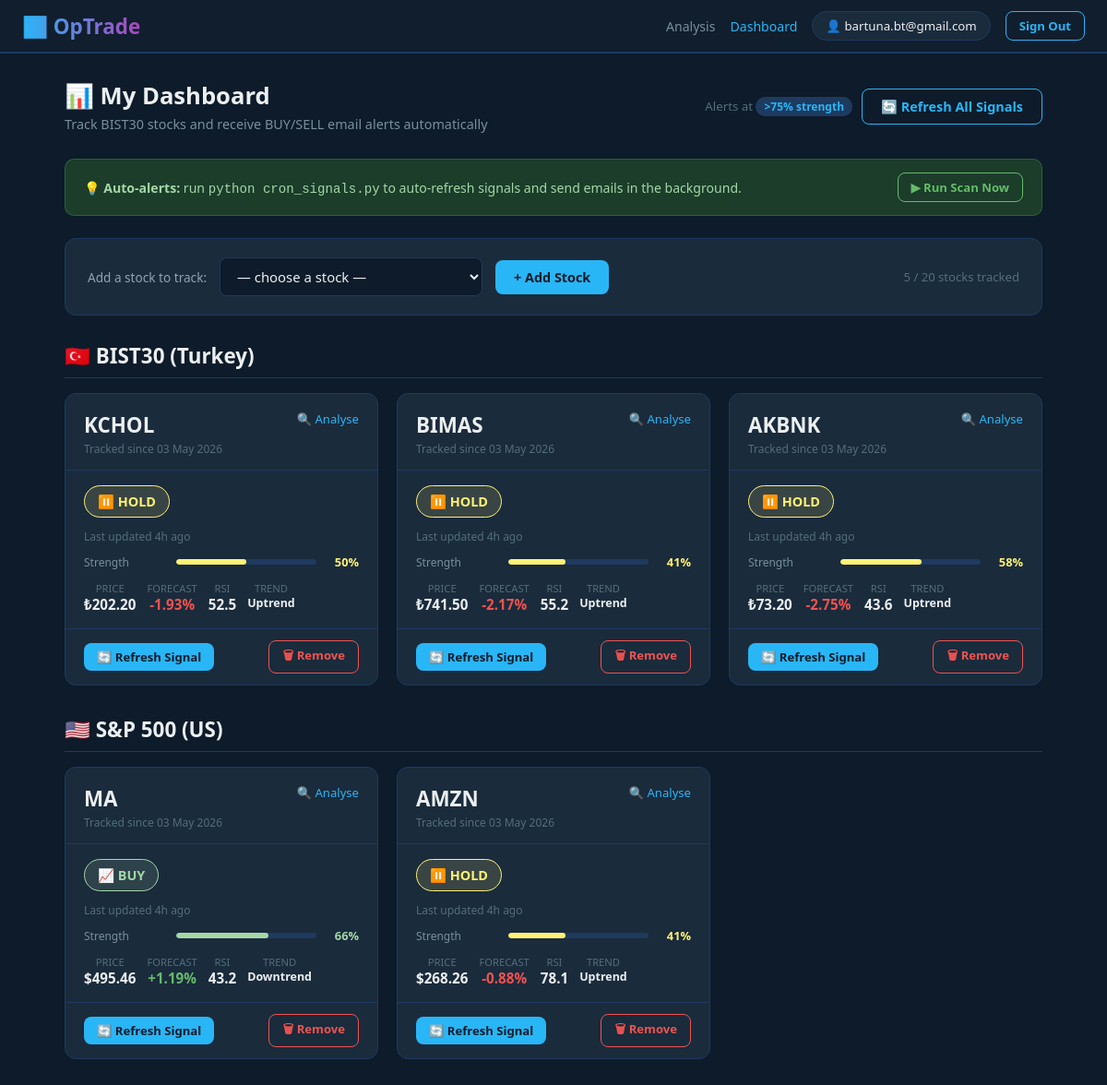
The page /dashboard (signed in) on the database as committed earlier.
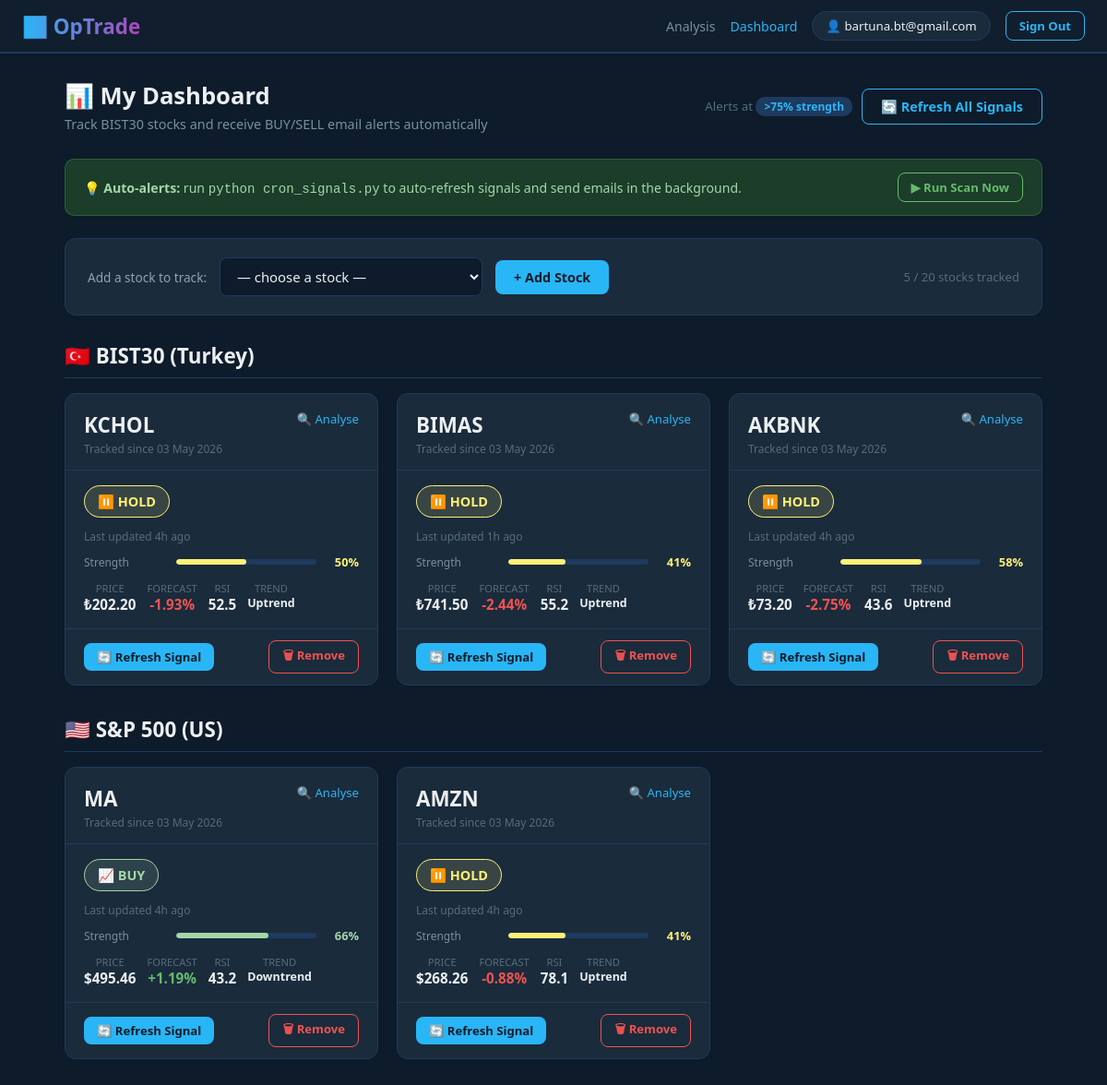
The same page on the database as committed later.
### tables this page shows
CREATE TABLE users (
            id            INTEGER  PRIMARY KEY AUTOINCREMENT,
            email         TEXT     UNIQUE NOT NULL,
            password_hash TEXT     NOT NULL,
            created_at    DATETIME DEFAULT CURRENT_TIMESTAMP
        );

CREATE TABLE tracked_stocks (
            id         INTEGER  PRIMARY KEY AUTOINCREMENT,
            user_id    INTEGER  NOT NULL,
            ticker     TEXT     NOT NULL,
            created_at DATETIME DEFAULT CURRENT_TIMESTAMP,
            FOREIGN KEY (user_id) REFERENCES users(id) ON DELETE CASCADE,
            UNIQUE(user_id, ticker)
        );

CREATE TABLE signals (
            id              INTEGER  PRIMARY KEY AUTOINCREMENT,
            ticker          TEXT     NOT NULL,
            signal_type     TEXT     NOT NULL,
            signal_strength INTEGER  NOT NULL,
            score           INTEGER,
            last_price      REAL,
            next_day_price  REAL,
            price_change    REAL,
            rsi             REAL,
            trend           TEXT,
            hmm_label       TEXT,
            summary         TEXT,
            checked_at      DATETIME DEFAULT CURRENT_TIMESTAMP
        );

### app.py (the view)
@app.route('/dashboard')
@login_required
def dashboard():
    uid     = session['user_id']
    tracked = db_get_tracked(uid)
    tracked_bist30 = []
    tracked_sp500 = []
    signals_data = {}
    for t in tracked:
        sig = db_get_signal(t['ticker'])
        if t['ticker'] in BIST30_STOCKS:
            tracked_bist30.append(t)
            if sig:
                sig['currency'] = 'TRY'
                sig['currency_symbol'] = '₺'
        else:
            tracked_sp500.append(t)
            if sig:
                sig['currency'] = 'USD'
                sig['currency_symbol'] = '$'
        signals_data[t['ticker']] = sig
    return render_template('dashboard.html',
        user=db_find_user_by_id(uid),
        tracked=tracked,
        tracked_bist30=tracked_bist30,
        tracked_sp500=tracked_sp500,
        tracked_tickers={t['ticker'] for t in tracked},
        signals=signals_data,
        bist30_stocks=BIST30_STOCKS,
        sp500_stocks=SP500_STOCKS,
        sp500_sectors=SP500_SECTORS,
        csrf=get_csrf(),
        alert_threshold=ALERT_THRESHOLD,
        max_tracked=MAX_TRACKED,
    )

### app.py (called while the page is built)
@contextlib.contextmanager
def get_db():
    conn = sqlite3.connect(DB_PATH)
    conn.row_factory = sqlite3.Row
    conn.execute("PRAGMA foreign_keys = ON")
    try:
        yield conn
        conn.commit()
    except Exception:
        conn.rollback()
        raise
    finally:
        conn.close()

def db_find_user_by_id(user_id):
    with get_db() as conn:
        row = conn.execute(
            "SELECT id, email, created_at FROM users WHERE id = ?", (user_id,)
        ).fetchone()
        return dict(row) if row else None

def db_get_tracked(user_id):
    with get_db() as conn:
        rows = conn.execute(
            "SELECT ticker, created_at FROM tracked_stocks WHERE user_id = ? ORDER BY created_at DESC",
            (user_id,)
        ).fetchall()
        return [dict(r) for r in rows]

def db_get_signal(ticker):
    with get_db() as conn:
        row = conn.execute(
            "SELECT * FROM signals WHERE ticker = ? LIMIT 1", (ticker.upper(),)
        ).fetchone()
        return dict(row) if row else None

@app.template_filter('time_ago')
def time_ago(dt_str):
    try:
        diff = (datetime.utcnow() - datetime.fromisoformat(str(dt_str))).total_seconds()
        if diff < 60:    return 'Just now'
        if diff < 3600:  return f'{int(diff / 60)}m ago'
        if diff < 86400: return f'{int(diff / 3600)}h ago'
        return f'{int(diff / 86400)}d ago'
    except Exception:
        return str(dt_str)

@app.template_filter('format_date')
def format_date(dt_str):
    try:
        return datetime.fromisoformat(str(dt_str)).strftime('%d %b %Y')
    except Exception:
        return str(dt_str)

@app.template_filter('numfmt')
def numfmt(value, decimals=2):
    try:
        return f'{float(value):,.{decimals}f}'
    except (TypeError, ValueError):
        return '--'

@app.template_filter('signal_color')
def signal_color(signal_type):
    for k, v in SIGNAL_COLORS.items():
        if k in (signal_type or ''):
            return v
    return '#78909C'

@app.template_filter('signal_emoji')
def signal_emoji(signal_type):
    for k, v in SIGNAL_EMOJIS.items():
        if k in (signal_type or ''):
            return v
    return '❓'

def login_required(f):
    @wraps(f)
    def decorated(*args, **kwargs):
        if 'user_id' not in session:
            return redirect(url_for('auth'))
        return f(*args, **kwargs)
    return decorated

def get_csrf():
    if 'csrf' not in session:
        session['csrf'] = secrets.token_hex(16)
    return session['csrf']

### templates/dashboard.html (shortened to what this page needs)
<!DOCTYPE html>
<html lang="en">
<head>
</head>
<body>
<nav>
  <a class="nav-brand" href="/">📈 OpTrade</a>
  <a class="nav-link"  href="/">Analysis</a>
  <a class="nav-link"  href="/dashboard" style="color:#29B6F6;">Dashboard</a>
  <span class="nav-pill">👤 {{ user.email }}</span>
  <form method="post" action="/logout" style="margin:0">
    <button type="submit" class="btn btn-sm btn-outline">Sign Out</button>
  </form>
</nav>
<div class="container">
  <div class="page-hdr">
    <div>
      <h1>📊 My Dashboard</h1>
      <p>Track BIST30 stocks and receive BUY/SELL email alerts automatically</p>
    </div>
    <div style="display:flex;gap:10px;align-items:center">
      <span style="color:#546E7A;font-size:.83rem">
        Alerts at <span class="threshold-badge">&gt;{{ alert_threshold }}% strength</span>
      </span>
      <button class="btn btn-outline" onclick="runAllSignals()" id="btn-refresh-all">
        🔄 Refresh All Signals
      </button>
    </div>
  </div>
  <div class="cron-bar">
    <p>💡 <strong>Auto-alerts:</strong> run <code>python cron_signals.py</code> to auto-refresh signals and send emails in the background.</p>
    <button class="btn btn-sm btn-outline" style="border-color:#66BB6A;color:#66BB6A"
            onclick="triggerCron()">▶ Run Scan Now</button>
  </div>
  <div class="add-bar">
    <label>Add a stock to track:</label>
    <select id="add-select">
      <option value="">— choose a stock —</option>
    </select>
    <button class="btn btn-primary" onclick="addStock()">+ Add Stock</button>
    <span style="color:#546E7A;font-size:.82rem;margin-left:auto">
      {{ tracked | length }} / {{ max_tracked }} stocks tracked
    </span>
  </div>
  {% macro render_card(t, sig, alert_threshold) %}
    {% set ticker = t.ticker %}
    <div class="stock-card" id="card-{{ ticker }}">
      <div class="card-top">
        <div style="display:flex;justify-content:space-between;align-items:flex-start">
          <div>
            <div class="card-ticker">{{ ticker }}</div>
            <div class="card-added">Tracked since {{ t.created_at | format_date }}</div>
          </div>
          <a href="/?stock={{ ticker }}" target="_blank"
             style="color:#29B6F6;font-size:.82rem;text-decoration:none" title="Open analysis">
            🔍 Analyse
          </a>
        </div>
      </div>
      <div class="sig-section" id="sig-{{ ticker }}">
        {% if sig %}
          {% set sc = sig.signal_type | signal_color %}
          {% set se = sig.signal_type | signal_emoji %}
          <div class="sig-badge" style="background:{{ sc }}22;border:1.5px solid {{ sc }};color:{{ sc }}">
            {{ se }} {{ sig.signal_type }}
          </div>
          <div class="sig-time">Last updated {{ sig.checked_at | time_ago }}</div>
          <div class="str-row">
            <span class="str-label">Strength</span>
            <div class="str-bar">
              <div class="str-fill" style="width:{{ sig.signal_strength }}%;background:{{ sc }}"></div>
            </div>
            <span class="str-pct" style="color:{{ sc }}">{{ sig.signal_strength }}%</span>
          </div>
          <div class="mini-metrics">
            {% if sig.last_price %}
            <div class="mini-m">
              <div class="mm-l">Price</div>
              <div class="mm-v">{{ sig.currency_symbol }}{{ sig.last_price | numfmt(2) }}</div>
            </div>
            {% endif %}
            {% if sig.price_change is not none %}
            <div class="mini-m">
              <div class="mm-l">Forecast</div>
              <div class="mm-v" style="color:{% if sig.price_change >= 0 %}#66BB6A{% else %}#EF5350{% endif %}">
                {% if sig.price_change >= 0 %}+{% endif %}{{ sig.price_change | numfmt(2) }}%
              </div>
            </div>
            {% endif %}
            {% if sig.rsi %}
            <div class="mini-m">
              <div class="mm-l">RSI</div>
              <div class="mm-v">{{ sig.rsi | numfmt(1) }}</div>
            </div>
            {% endif %}
            {% if sig.trend %}
            <div class="mini-m">
              <div class="mm-l">Trend</div>
              <div class="mm-v" style="font-size:.78rem">{{ sig.trend }}</div>
            </div>
            {% endif %}
          </div>
        {% else %}
          <div class="no-signal">
            No signal yet — click <strong>Refresh</strong> to run the AI analysis
          </div>
        {% endif %}
      </div>
      <div class="card-actions">
        <button class="btn btn-sm btn-primary" onclick="refreshSignal('{{ ticker }}')"
                id="refresh-{{ ticker }}">
          🔄 Refresh Signal
        </button>
        <button class="btn btn-sm btn-danger" onclick="removeStock('{{ ticker }}')">
          🗑 Remove
        </button>
      </div>
    </div>
  {% endmacro %}
  {% if not tracked %}
  <div class="empty-state">
    <div class="big">📭</div>
    <h3>No stocks tracked yet</h3>
    <p>Add a BIST30 or S&P 500 stock above to start receiving AI signal alerts.</p>
  </div>
  {% else %}
    {% if tracked_bist30 %}
    <h2 style="margin:20px 0 16px;font-size:1.4rem;color:#ECEFF1;border-bottom:1px solid #1E3A5F;padding-bottom:8px">🇹🇷 BIST30 (Turkey)</h2>
    <div class="grid" id="stock-grid-bist30" style="margin-bottom:32px">
      {% for t in tracked_bist30 %}
        {{ render_card(t, signals.get(t.ticker), alert_threshold) }}
      {% endfor %}
    </div>
    {% endif %}
    {% if tracked_sp500 %}
    <h2 style="margin:20px 0 16px;font-size:1.4rem;color:#ECEFF1;border-bottom:1px solid #1E3A5F;padding-bottom:8px">🇺🇸 S&P 500 (US)</h2>
    <div class="grid" id="stock-grid-sp500" style="margin-bottom:32px">
      {% for t in tracked_sp500 %}
        {{ render_card(t, signals.get(t.ticker), alert_threshold) }}
      {% endfor %}
    </div>
    {% endif %}
  {% endif %}
</div>
</body>
</html>

### templates/dashboard.html (style rules this page uses)
* { box-sizing:border-box;margin:0;padding:0 }
body { background:#0D1B2A;color:#ECEFF1;font-family:'Segoe UI',system-ui,sans-serif;min-height:100vh }
nav { background:#111E2D;border-bottom:2px solid #1E3A5F;padding:0 24px;display:flex; align-items:center;height:58px;gap:16px }
.nav-brand { font-size:1.4rem;font-weight:800; background:linear-gradient(90deg,#29B6F6,#AB47BC); -webkit-background-clip:text;-webkit-text-fill-color:transparent; text-decoration:none;margin-right:auto }
.nav-link { color:#78909C;text-decoration:none;font-size:.88rem;transition:color .2s }
.nav-pill { background:#1A2B3C;border:1px solid #1E3A5F;color:#ECEFF1; padding:6px 14px;border-radius:20px;font-size:.83rem }
.container { max-width:1100px;margin:0 auto;padding:28px 20px }
.page-hdr { display:flex;align-items:center;justify-content:space-between; margin-bottom:28px;flex-wrap:wrap;gap:12px }
.page-hdr h1 { font-size:1.6rem;font-weight:700 }
.page-hdr p { color:#78909C;font-size:.9rem;margin-top:4px }
.add-bar { background:#1A2B3C;border:1px solid #1E3A5F;border-radius:12px; padding:20px 24px;margin-bottom:28px;display:flex;align-items:center;gap:14px;flex-wrap:wrap }
.add-bar label { color:#90A4AE;font-size:.85rem;white-space:nowrap }
.add-bar select { background:#0D1B2A;border:1.5px solid #1E3A5F;color:#ECEFF1; padding:9px 14px;border-radius:8px;font-size:.93rem;font-family:inherit;min-width:160px }
.btn { padding:9px 20px;border-radius:8px;border:none;cursor:pointer; font-family:inherit;font-size:.9rem;font-weight:600;transition:all .2s }
.btn-primary { background:#29B6F6;color:#0D1B2A }
.btn-outline { background:transparent;border:1.5px solid #29B6F6;color:#29B6F6 }
.btn-danger { background:transparent;border:1.5px solid #EF5350;color:#EF5350 }
.btn-sm { padding:6px 14px;font-size:.82rem }
.grid { display:grid;grid-template-columns:repeat(auto-fill,minmax(320px,1fr));gap:20px }
.stock-card { background:#1A2B3C;border:1px solid #1E3A5F;border-radius:12px; overflow:hidden;transition:border-color .2s }
.card-top { padding:18px 20px 14px;border-bottom:1px solid #1E3A5F }
.card-ticker { font-size:1.4rem;font-weight:800;color:#ECEFF1 }
.card-added { font-size:.75rem;color:#546E7A;margin-top:2px }
.sig-section { padding:16px 20px }
.sig-badge { display:inline-flex;align-items:center;gap:7px;padding:7px 14px; border-radius:20px;font-size:.9rem;font-weight:700;margin-bottom:12px }
.sig-time { font-size:.75rem;color:#546E7A;margin-bottom:10px }
.str-row { display:flex;align-items:center;gap:10px;margin-bottom:12px }
.str-label { font-size:.75rem;color:#78909C;width:90px;flex-shrink:0 }
.str-bar { flex:1;height:6px;background:#1E3A5F;border-radius:3px;overflow:hidden }
.str-fill { height:100%;border-radius:3px;transition:width .6s }
.str-pct { font-size:.8rem;font-weight:700;width:36px;text-align:right }
.mini-metrics { display:flex;gap:12px;flex-wrap:wrap }
.mini-m { text-align:center }
.mini-m .mm-l { color:#546E7A;font-size:.7rem;text-transform:uppercase }
.mini-m .mm-v { font-size:.95rem;font-weight:700;color:#ECEFF1 }
.card-actions { padding:12px 20px;border-top:1px solid #1E3A5F; display:flex;gap:10px;justify-content:space-between;align-items:center }
.cron-bar { background:#1B3D2A;border:1px solid #66BB6A44;border-radius:10px; padding:14px 20px;margin-bottom:24px;display:flex;align-items:center; justify-content:space-between;gap:12px;flex-wrap:wrap }
.cron-bar p { font-size:.88rem;color:#A5D6A7 }
.threshold-badge { background:#1E3A5F;color:#29B6F6;padding:2px 9px; border-radius:10px;font-size:.75rem;font-weight:700 }

Rows that differ between the two databases and show on the page:
removed signals: signal_type "HOLD", checked_at "4h ago", signal_strength "41", last_price|numfmt "741.50", price_change|numfmt "-2.17", rsi|numfmt "55.2", trend "Uptrend"
added signals: signal_type "HOLD", checked_at "1h ago", signal_strength "41", last_price|numfmt "741.50", price_change|numfmt "-2.44", rsi|numfmt "55.2", trend "Uptrend"
